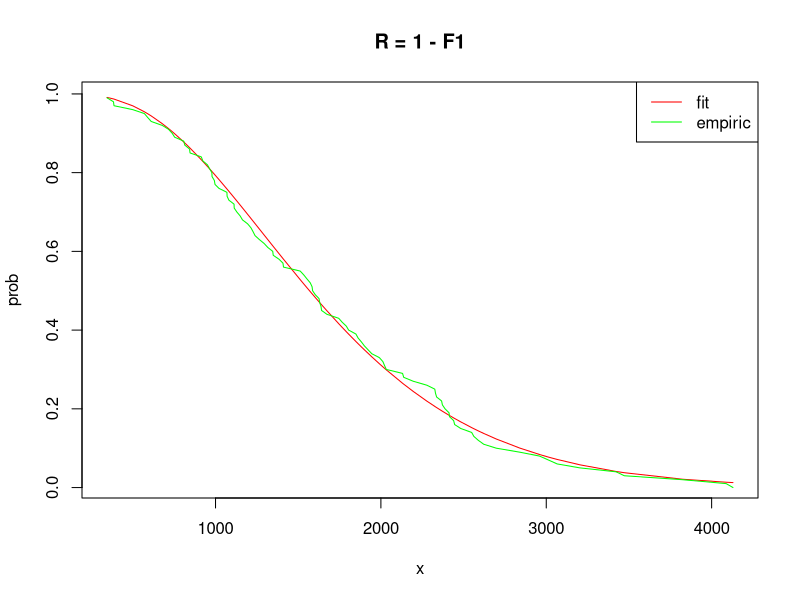
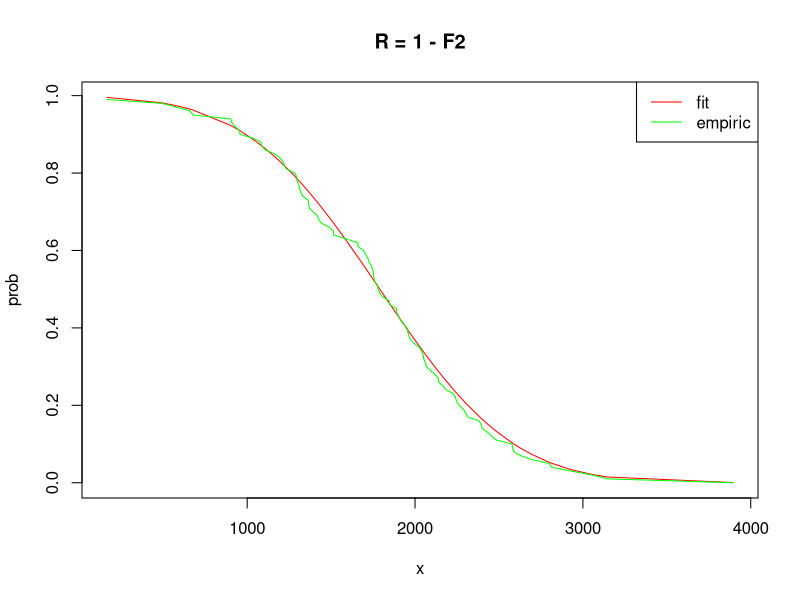
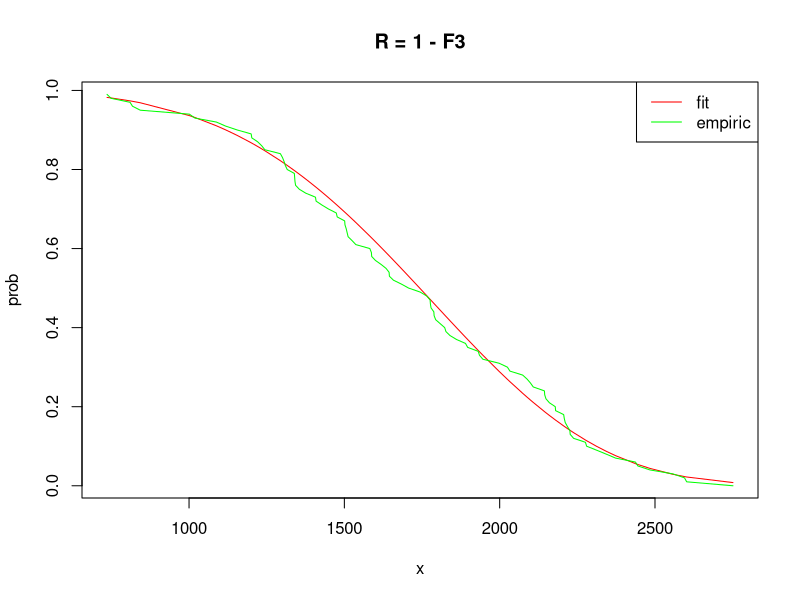

Write the R code that produced these figures, in order.
library("MASS")

data = read.csv("../LaTex/kolos2_1.csv", colClasses = "numeric")
data = sort(data[[1]])
X = c()
s = 0
for(i in data) {
	s = length(which(data <= i))/length(data)
	X = c(X, s)
}
#gamma
cat("Dane 1 Gamma ?\n")
estimate = fitdistr(data,"gamma", lower = c(0,0))
alpha = estimate[[1]][1]
sigma = estimate[[1]][2]
# Y = function(x) {
	# pgamma(x, alpha, rate = sigma)
# }
Y = pgamma(data, alpha, rate = sigma)

png("../LaTex/kolos2_R1.png")
plot(data,1-Y, xlab = "x", ylab = "prob", main = "R = 1 - F1", col = "red", type = "l")
lines(data, 1-X, col = "green")
legend("topright", legend = c("fit","empiric"), col = c("red","green"), lty = 1)
dev.off()

# wbl(3, 2000)
data = read.csv("../LaTex/kolos2_2.csv", colClasses = "numeric")
data = sort(data[[1]])
X = c()
s = 0
for(i in data) {
	s = length(which(data <= i))/length(data)
	X = c(X, s)
}
#normal
cat("Dane 2 Normal ?\n")
estimate = fitdistr(data,"normal")
m = estimate[[1]][1]
s = estimate[[1]][2]
Y = pnorm(data, m, s)
png("../LaTex/kolos2_R2.png")
plot(data,1-Y, xlab = "x", ylab = "prob", main = "R = 1 - F2", col = "red", type = "l")
lines(data, 1-X, col = "green")
legend("topright", legend = c("fit","empiric"), col = c("red","green"), lty = 1)
dev.off()

# wbl(4, 2000)
data = read.csv("../LaTex/kolos2_3.csv", colClasses = "numeric")
data = sort(data[[1]])
X = c()
s = 0
for(i in data) {
	s = length(which(data <= i))/length(data)
	X = c(X, s)
}
# Weibull
cat("Dane 3 Weibull ?\n")
estimate = fitdistr(data,"weibull", lower = c(0,0))
k = estimate[[1]][1]
lambda = estimate[[1]][2]
Y = pweibull(data, k, lambda)
png("../LaTex/kolos2_R3.png")
plot(data,1-Y, xlab = "x", ylab = "prob", main = "R = 1 - F3", col = "red", type = "l")
lines(data, 1-X, col = "green")
legend("topright", legend = c("fit","empiric"), col = c("red","green"), lty = 1)
dev.off()